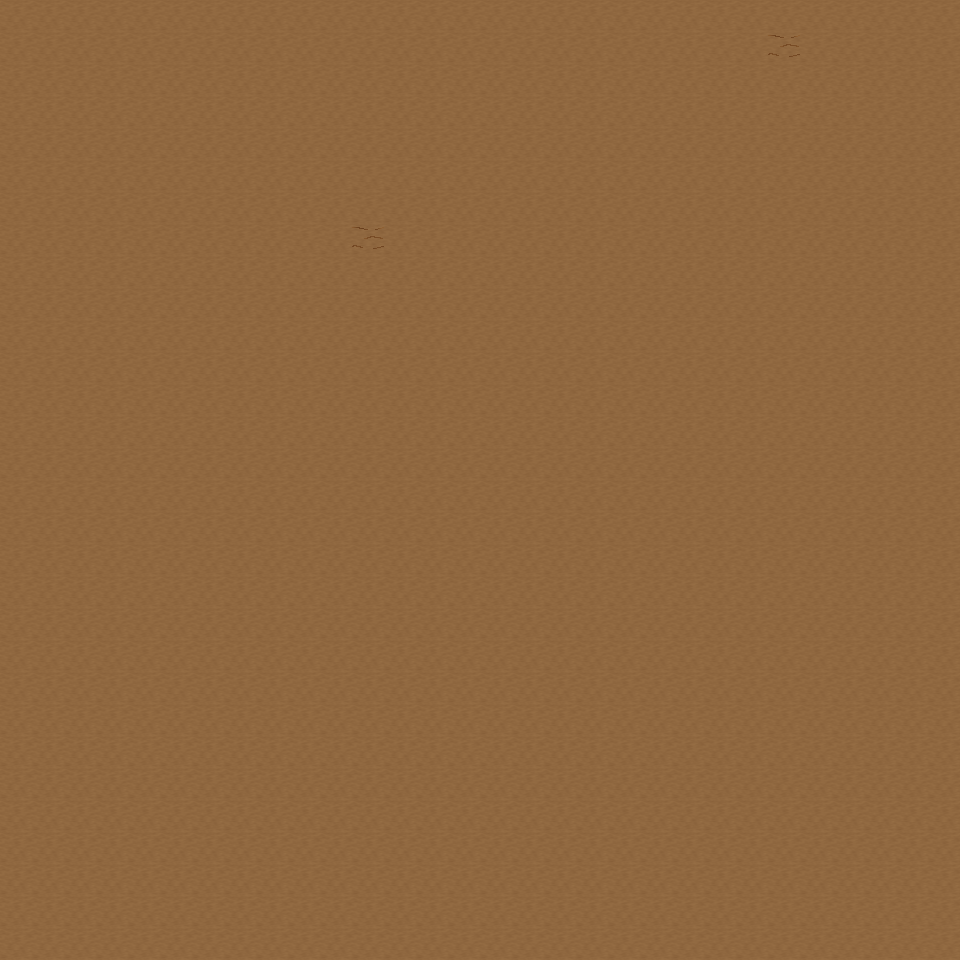

This is a level from a 2D game, rendered from its Tiled map with the project's own tilesets. A one-line summary and the map file follow, with tile-layer data summarised:
An orthogonal 30x30 tile map with 32x32 px tiles, 6 tile layers (Ground, Object, Object2, Above, ...), 37 tilesets and 4 objects (4x mapExit).

<map version="1.0" orientation="orthogonal" renderorder="right-down" width="30" height="30" tilewidth="32" tileheight="32" nextobjectid="5">
  <tileset firstgid="1" name="tileset_ground_ground" tilewidth="32" tileheight="32" tilecount="33" columns="3">
    <image source="../drawable/tileset_ground_ground.png" width="96" height="352" />
  </tileset>
  <tileset firstgid="34" name="tileset_ground_ridge_earth_dark" tilewidth="32" tileheight="32" tilecount="96" columns="12">
    <image source="../drawable/tileset_ground_ridge_earth_dark.png" width="384" height="256" />
  </tileset>
  <tileset firstgid="130" name="tileset_logic_collision" tilewidth="32" tileheight="32" tilecount="1" columns="1">
    <image source="../drawable/tileset_logic_collision.png" width="32" height="32" />
  </tileset>
  <tileset firstgid="131" name="tileset_logic_portal" tilewidth="32" tileheight="32" tilecount="24" columns="8">
    <image source="../drawable/tileset_logic_portal.png" width="256" height="96" />
  </tileset>
  <tileset firstgid="155" name="tileset_building_fence_fence_chunky" tilewidth="32" tileheight="32" tilecount="21" columns="3">
    <image source="../drawable/tileset_building_fence_fence_chunky.png" width="96" height="224" />
  </tileset>
  <tileset firstgid="176" name="tileset_item_statue_girl_with_bird" tilewidth="32" tileheight="32" tilecount="12" columns="4">
    <image source="../drawable/tileset_item_statue_girl_with_bird.png" width="128" height="96" />
  </tileset>
  <tileset firstgid="188" name="tileset_plant_bush_hosta" tilewidth="32" tileheight="32" tilecount="9" columns="3">
    <image source="../drawable/tileset_plant_bush_hosta.png" width="96" height="96" />
  </tileset>
  <tileset firstgid="197" name="tileset_logic_item_sheepfood" tilewidth="32" tileheight="32" tilecount="1" columns="1">
    <image source="../drawable/tileset_logic_item_sheepfood.png" width="32" height="32" />
  </tileset>
  <tileset firstgid="198" name="tileset_ground_rock_rocks_3" tilewidth="32" tileheight="32" tilecount="16" columns="4">
    <image source="../drawable/tileset_ground_rock_rocks_3.png" width="128" height="128" />
  </tileset>
  <tileset firstgid="214" name="tileset_item_statue_crystal_statues" tilewidth="32" tileheight="32" tilecount="12" columns="6">
    <image source="../drawable/tileset_item_statue_crystal_statues.png" width="192" height="64" />
  </tileset>
  <tileset firstgid="226" name="tileset_plant_tree_maple_tree" tilewidth="32" tileheight="32" tilecount="72" columns="8">
    <image source="../drawable/tileset_plant_tree_maple_tree.png" width="256" height="288" />
  </tileset>
  <tileset firstgid="298" name="tileset_plant_stump_small_stump" tilewidth="32" tileheight="32" tilecount="4" columns="2">
    <image source="../drawable/tileset_plant_stump_small_stump.png" width="64" height="64" />
  </tileset>
  <tileset firstgid="302" name="tileset_item_statue_plants_potted_stone" tilewidth="32" tileheight="32" tilecount="6" columns="3">
    <image source="../drawable/tileset_item_statue_plants_potted_stone.png" width="96" height="64" />
  </tileset>
  <tileset firstgid="308" name="tileset_logic_creature_sheep" tilewidth="32" tileheight="32" tilecount="1" columns="1">
    <image source="../drawable/tileset_logic_creature_sheep.png" width="32" height="32" />
  </tileset>
  <tileset firstgid="309" name="tileset_furniture_chair_bench_white" tilewidth="32" tileheight="32" tilecount="8" columns="2">
    <image source="../drawable/tileset_furniture_chair_bench_white.png" width="64" height="128" />
  </tileset>
  <tileset firstgid="317" name="tileset_furniture_sink_dark_side_on" tilewidth="32" tileheight="32" tilecount="6" columns="3">
    <image source="../drawable/tileset_furniture_sink_dark_side_on.png" width="96" height="64" />
  </tileset>
  <tileset firstgid="323" name="tileset_object_birds" tilewidth="32" tileheight="32" tilecount="4" columns="2">
    <image source="../drawable/tileset_object_birds.png" width="64" height="64" />
  </tileset>
  <tileset firstgid="327" name="tileset_logic_creature_animal" tilewidth="32" tileheight="32" tilecount="32" columns="8">
    <image source="../drawable/tileset_logic_creature_animal.png" width="256" height="128" />
  </tileset>
  <tileset firstgid="359" name="tileset_ground_earth_edges" tilewidth="32" tileheight="32" tilecount="18" columns="6">
    <image source="../drawable/tileset_ground_earth_edges.png" width="192" height="96" />
  </tileset>
  <tileset firstgid="377" name="tileset_ground_grass_corners" tilewidth="32" tileheight="32" tilecount="24" columns="6">
    <image source="../drawable/tileset_ground_grass_corners.png" width="192" height="128" />
  </tileset>
  <tileset firstgid="401" name="tileset_building_stairs_stairs_grey" tilewidth="32" tileheight="32" tilecount="6" columns="3">
    <image source="../drawable/tileset_building_stairs_stairs_grey.png" width="96" height="64" />
  </tileset>
  <tileset firstgid="407" name="tileset_logic_creature_ent" tilewidth="32" tileheight="32" tilecount="4" columns="4">
    <image source="../drawable/tileset_logic_creature_ent.png" width="128" height="32" />
  </tileset>
  <tileset firstgid="411" name="tileset_plant_tree_pine_tree" tilewidth="32" tileheight="32" tilecount="20" columns="4">
    <image source="../drawable/tileset_plant_tree_pine_tree.png" width="128" height="160" />
  </tileset>
  <tileset firstgid="431" name="tileset_plant_tree_oak_tree" tilewidth="32" tileheight="32" tilecount="20" columns="4">
    <image source="../drawable/tileset_plant_tree_oak_tree.png" width="128" height="160" />
  </tileset>
  <tileset firstgid="451" name="tileset_plant_tree_chestnut_tree" tilewidth="32" tileheight="32" tilecount="20" columns="4">
    <image source="../drawable/tileset_plant_tree_chestnut_tree.png" width="128" height="160" />
  </tileset>
  <tileset firstgid="471" name="tileset_building_thatched_roof_cottage1" tilewidth="32" tileheight="32" tilecount="20" columns="4">
    <image source="../drawable/tileset_building_thatched_roof_cottage1.png" width="128" height="160" />
  </tileset>
  <tileset firstgid="491" name="tileset_building_thatched_roof_cottage2" tilewidth="32" tileheight="32" tilecount="20" columns="4">
    <image source="../drawable/tileset_building_thatched_roof_cottage2.png" width="128" height="160" />
  </tileset>
  <tileset firstgid="511" name="tileset_logic_item_vegetable" tilewidth="32" tileheight="32" tilecount="16" columns="8">
    <image source="../drawable/tileset_logic_item_vegetable.png" width="256" height="64" />
  </tileset>
  <tileset firstgid="527" name="tileset_object_well" tilewidth="32" tileheight="32" tilecount="4" columns="2">
    <image source="../drawable/tileset_object_well.png" width="64" height="64" />
  </tileset>
  <tileset firstgid="531" name="tileset_plant_flower_flower_bed_1" tilewidth="32" tileheight="32" tilecount="35" columns="7">
    <image source="../drawable/tileset_plant_flower_flower_bed_1.png" width="224" height="160" />
  </tileset>
  <tileset firstgid="566" name="tileset_plant_flower_small_flower_bed" tilewidth="32" tileheight="32" tilecount="12" columns="3">
    <image source="../drawable/tileset_plant_flower_small_flower_bed.png" width="96" height="128" />
  </tileset>
  <tileset firstgid="578" name="tileset_plant_flower_small_flower_bed_2" tilewidth="32" tileheight="32" tilecount="12" columns="3">
    <image source="../drawable/tileset_plant_flower_small_flower_bed_2.png" width="96" height="128" />
  </tileset>
  <tileset firstgid="590" name="tileset_plant_flower_foxgloves" tilewidth="32" tileheight="32" tilecount="4" columns="2">
    <image source="../drawable/tileset_plant_flower_foxgloves.png" width="64" height="64" />
  </tileset>
  <tileset firstgid="594" name="tileset_plant_flower_hothouse_flowers" tilewidth="32" tileheight="32" tilecount="72" columns="6">
    <image source="../drawable/tileset_plant_flower_hothouse_flowers.png" width="192" height="384" />
  </tileset>
  <tileset firstgid="666" name="tileset_plant_bush_bush_mult_colored" tilewidth="32" tileheight="32" tilecount="6" columns="3">
    <image source="../drawable/tileset_plant_bush_bush_mult_colored.png" width="96" height="64" />
  </tileset>
  <tileset firstgid="672" name="tileset_object_ents" tilewidth="32" tileheight="32" tilecount="50" columns="5">
    <image source="../drawable/tileset_object_ents.png" width="160" height="320" />
  </tileset>
  <tileset firstgid="722" name="tileset_ground_green_paving" tilewidth="32" tileheight="32" tilecount="18" columns="3">
    <image source="../drawable/tileset_ground_green_paving.png" width="96" height="192" />
  </tileset>
  <layer name="Ground" width="30" height="30">
    <data>[900 cells, 900 non-empty, 1 distinct tile ids]</data>
  </layer>
  <layer name="Object" width="30" height="30">
    <data>[900 cells, 2 non-empty, 1 distinct tile ids]</data>
  </layer>
  <layer name="Object2" width="30" height="30">
    <data>[900 cells, 0 non-empty, 0 distinct tile ids]</data>
  </layer>
  <layer name="Above" width="30" height="30">
    <data>[900 cells, 0 non-empty, 0 distinct tile ids]</data>
  </layer>
  <layer name="Above2" width="30" height="30">
    <data>[900 cells, 0 non-empty, 0 distinct tile ids]</data>
  </layer>
  <layer name="Walkable" width="30" height="30">
    <data>[900 cells, 0 non-empty, 0 distinct tile ids]</data>
  </layer>
  <objectgroup name="MapEvents">
    <object id="1" name="north" type="mapExit" x="0" y="0" width="960" height="32">
      <properties>
        <property name="map" value="level_0_x190_y10" />
        <property name="x" value="0" />
        <property name="y" value="28" />
      </properties>
    </object>
    <object id="2" name="south" type="mapExit" x="0" y="928" width="960" height="32">
      <properties>
        <property name="map" value="level_0_x190_y12" />
        <property name="x" value="0" />
        <property name="y" value="1" />
      </properties>
    </object>
    <object id="3" name="west" type="mapExit" x="0" y="0" width="32" height="960">
      <properties>
        <property name="map" value="level_0_x189_y11" />
        <property name="x" value="28" />
        <property name="y" value="0" />
      </properties>
    </object>
    <object id="4" name="east" type="mapExit" x="928" y="0" width="32" height="960">
      <properties>
        <property name="map" value="level_0_x191_y11" />
        <property name="x" value="1" />
        <property name="y" value="0" />
      </properties>
    </object>
  </objectgroup>
</map>
